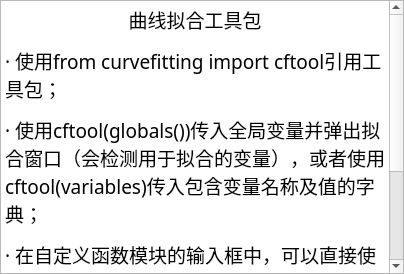
<?xml version="1.0" encoding="UTF-8"?>
<ui version="4.0">
 <class>Form</class>
 <widget class="QWidget" name="Form">
  <property name="geometry">
   <rect>
    <x>0</x>
    <y>0</y>
    <width>404</width>
    <height>274</height>
   </rect>
  </property>
  <property name="windowTitle">
   <string>帮助</string>
  </property>
  <property name="windowIcon">
   <iconset resource="../picture/resource.qrc">
    <normaloff>:/windowicon.png</normaloff>:/windowicon.png</iconset>
  </property>
  <layout class="QGridLayout" name="gridLayout" columnstretch="4">
   <property name="leftMargin">
    <number>0</number>
   </property>
   <property name="topMargin">
    <number>0</number>
   </property>
   <property name="rightMargin">
    <number>0</number>
   </property>
   <property name="bottomMargin">
    <number>0</number>
   </property>
   <property name="spacing">
    <number>0</number>
   </property>
   <item row="0" column="0">
    <widget class="QTextEdit" name="textEdit_2">
     <property name="font">
      <font>
       <family>Adobe Devanagari</family>
       <pointsize>14</pointsize>
      </font>
     </property>
     <property name="readOnly">
      <bool>true</bool>
     </property>
     <property name="html">
      <string>&lt;!DOCTYPE HTML PUBLIC &quot;-//W3C//DTD HTML 4.0//EN&quot; &quot;http://www.w3.org/TR/REC-html40/strict.dtd&quot;&gt;
&lt;html&gt;&lt;head&gt;&lt;meta name=&quot;qrichtext&quot; content=&quot;1&quot; /&gt;&lt;style type=&quot;text/css&quot;&gt;
p, li { white-space: pre-wrap; }
&lt;/style&gt;&lt;/head&gt;&lt;body style=&quot; font-family:'Adobe Devanagari'; font-size:14pt; font-weight:400; font-style:normal;&quot;&gt;
&lt;p align=&quot;center&quot; style=&quot; margin-top:12px; margin-bottom:12px; margin-left:0px; margin-right:0px; -qt-block-indent:0; text-indent:0px;&quot;&gt;曲线拟合工具包&lt;/p&gt;
&lt;p style=&quot; margin-top:12px; margin-bottom:12px; margin-left:0px; margin-right:0px; -qt-block-indent:0; text-indent:0px;&quot;&gt;· 使用from curvefitting import cftool引用工具包；&lt;/p&gt;
&lt;p style=&quot; margin-top:12px; margin-bottom:12px; margin-left:0px; margin-right:0px; -qt-block-indent:0; text-indent:0px;&quot;&gt;· 使用cftool(globals())传入全局变量并弹出拟合窗口（会检测用于拟合的变量），或者使用cftool(variables)传入包含变量名称及值的字典；&lt;/p&gt;
&lt;p style=&quot; margin-top:12px; margin-bottom:12px; margin-left:0px; margin-right:0px; -qt-block-indent:0; text-indent:0px;&quot;&gt;· 在自定义函数模块的输入框中，可以直接使用sin, cos, tan, exp的数学函数，其他的函数可以通过调用numpy实现，如使用np.×××()；&lt;/p&gt;
&lt;p style=&quot; margin-top:12px; margin-bottom:12px; margin-left:0px; margin-right:0px; -qt-block-indent:0; text-indent:0px;&quot;&gt;· 自定义函数模块未实现自动拟合功能，如要拟合，需取消勾选自动拟合。&lt;/p&gt;&lt;/body&gt;&lt;/html&gt;</string>
     </property>
    </widget>
   </item>
  </layout>
 </widget>
 <resources>
  <include location="../picture/resource.qrc"/>
 </resources>
 <connections/>
</ui>
